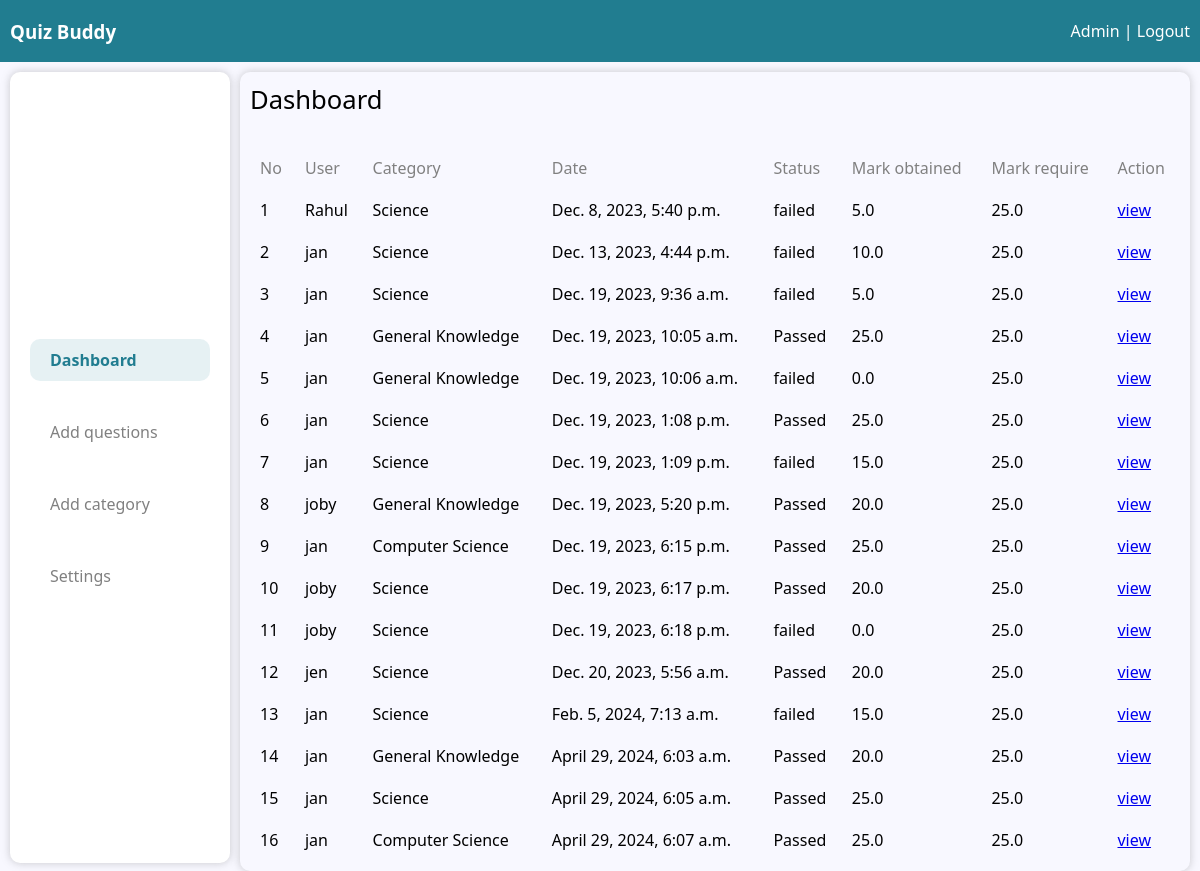
The app's page / (signed in) with its own data.
### startquiz/models.py (models this page shows)
class Result(models.Model):
    id = models.AutoField(primary_key=True)
    user = models.ForeignKey('access.User', on_delete=models.CASCADE)
    status = models.IntegerField(default=None, blank=True, null=True)
    total_mark = models.FloatField(default=None, blank=True, null=True)
    category = models.ForeignKey('dashboard.Category', on_delete=models.CASCADE)
    date = models.DateTimeField(default=None)
    class Meta:
        db_table = 'result'

### dashboard/views.py (the view, shortened to what this page needs)
# urls.py: path('', Dashboard.as_view(), name="dashboard"),
class Dashboard(View):
    def get(self, request, result_id = None):
        user_id = login(request)
        if not user_id:
            return redirect('/auth/login')
        user = User.objects.filter(id = user_id).first()
        if user is None:
            return redirect('/auth/login')
        context = {
            'username' : user.username,
            'user_type' : user.user_type
        }
        conf = Setting.objects.first()
        if result_id is None:
            if user.user_type == 'user':
                all_res = Result.objects.filter(user = user_id).all().values('id', 'user__username', 'status', 'total_mark', 'category__category_name', 'date')
            else:
                all_res = Result.objects.all().values('id', 'user__username', 'status', 'total_mark', 'category__category_name', 'date')
            context['all_result'] =  all_res
            for i in all_res:
                i['max_mark'] = conf.mark_per_questions * conf.max_questions
        return render(request, 'dashboard/dashboard.html', context=context)

### access/views.py (called while the page is built)
def login(request):
    try:
        user_id = request.session['user_id']
        return user_id
    except:
        return False

### dashboard/templates/dashboard/dashboard.html (shortened to what this page needs)
<!DOCTYPE>
<html>
    <head>
        <link rel="stylesheet" href="/static/css/base.css">
        <link rel="stylesheet" href="/static/css/dashboard/dashboard.css">
    </head>
    <body>
        <header class="app-header">
            <h3>Quiz Buddy</h3>
            <section class="hyper-link">
                {% if user_type == 'user' %}
                {{ username }} |
                {% else %}
                Admin |
                {% endif %}
                <a href="/auth/logout">Logout</a>
            </section>
        </header>
        <main>
            <aside>
                <a href="/"> <article id="nav-bashboard">Dashboard</article> </a>
                <a href="/question"> <article id="nav-question">Add questions</article> </a>
                {% if user_type == 'user' %}
                <a href="/quiz"> <article id="nav-quiz">Start quiz</article> </a>
                {% else %}
                <a href="/category"> <article id="nav-category">Add category</article> </a>
                <a href="/settings"> <article id="nav-settings">Settings</article> </a>
                {% endif %}
            </aside>
            <div class="main-div">
                {% block admin %}
                  <div class="main-container">
                    <header class="page-header">Dashboard</header>
                    {% if all_result %}
                    <table border="0" cellpadding="10", cellspacing="0" class="result-table">
                        <tr>
                            <th>No</th>
                            {% if user_type == 'admin' %}
                            <th>User</th>
                            {% endif %}
                            <th>Category</th>
                            <th>Date</th>
                            <th>Status</th>
                            <th>Mark obtained</th>
                            <th>Mark require</th>
                            <th>Action</th>
                        </tr>
                        {% for res in all_result %}
                        <tr>
                            <td>{{ forloop.counter }}</td>
                            {% if user_type == 'admin' %}
                            <td>{{ res.user__username }}</td>
                            {% endif %}
                            <td>{{ res.category__category_name }}</td>
                            <td>{{ res.date }}</td>
                            <td>
                                {% if res.status == 0 %}
                                failed
                                {% else %}
                                Passed
                                {% endif %}
                            </td>
                            <td>{{ res.total_mark }}</td>
                            <td>{{ res.max_mark }}</td>
                            <td>
                                <a href="/result/{{ res.id }}">view</a>
                            </td>
                        </tr>
                        {% endfor %}
                    </table>
                    {% endif %}
                  </div>
                {% endblock admin %}
            </div>
        </main>
    </body>
</html>

### static/css/base.css (style rules this page uses)
html { font-family: system-ui, -apple-system, BlinkMacSystemFont, 'Segoe UI', Roboto, Oxygen, Ubuntu, Cantarell, 'Open Sans', 'Helvetica Neue', sans-serif; padding: 0; margin: 0; }
body { margin: 0; background-color: ghostwhite; user-select: none; scroll-behavior: smooth; }
:root { --primary-color: rgb(33, 125, 144) ; }
.app-header { display: flex; align-items: center; justify-content: space-between; background-color: var(--primary-color); padding: 0 10px; color: white; }
.selected-nav { color: var(--primary-color); font-weight: bold; background-color: rgba(33, 126, 144, 0.11); }

### static/css/dashboard/dashboard.css (style rules this page uses)
.hyper-link a { color: white; text-decoration: none; }
main { display: flex; padding: 10px; height: calc(100% - 80px); }
aside { width: fit-content; background-color: white; box-shadow: 0px 0px 8px 0px rgba(128, 128, 128, 0.411); min-height: calc(100% - 40px); border-radius: 10px; padding: 20px; display: flex; flex-direction: column; justify-content: center; }
aside a { color: grey; text-decoration: none; }
aside article { border-radius: 10px; width: 140px; padding: 10px 20px; margin: 15px 0; }
.main-div { margin-left: 10px; border-radius: 10px; box-shadow: 0px 0px 8px 0px rgba(128, 128, 128, 0.411); width: 100%; min-height: 100%; height: fit-content; }
.main-container { padding: 10px; }
.page-header { font-size: 1.6em; display: flex; margin-bottom: 30px; justify-content: space-between; }
.result-table { width: 100%; }
.result-table th { text-align: start; color: grey; font-weight: normal; }

### records on screen
Result: user__username "Rahul", category__category_name "Science", date "Dec. 8, 2023, 5:40 p.m.", status "failed", total_mark "5.0", max_mark "25.0"
Result: user__username "jan", category__category_name "Science", date "Dec. 13, 2023, 4:44 p.m.", status "failed", total_mark "10.0", max_mark "25.0"
Result: user__username "jan", category__category_name "Science", date "Dec. 19, 2023, 9:36 a.m.", status "failed", total_mark "5.0", max_mark "25.0"
Result: user__username "jan", category__category_name "General Knowledge", date "Dec. 19, 2023, 10:05 a.m.", status "Passed", total_mark "25.0", max_mark "25.0"
Result: user__username "jan", category__category_name "General Knowledge", date "Dec. 19, 2023, 10:06 a.m.", status "failed", total_mark "0.0", max_mark "25.0"
Result: user__username "jan", category__category_name "Science", date "Dec. 19, 2023, 1:08 p.m.", status "Passed", total_mark "25.0", max_mark "25.0"
Result: user__username "jan", category__category_name "Science", date "Dec. 19, 2023, 1:09 p.m.", status "failed", total_mark "15.0", max_mark "25.0"
Result: user__username "joby", category__category_name "General Knowledge", date "Dec. 19, 2023, 5:20 p.m.", status "Passed", total_mark "20.0", max_mark "25.0"
Result: user__username "jan", category__category_name "Computer Science", date "Dec. 19, 2023, 6:15 p.m.", status "Passed", total_mark "25.0", max_mark "25.0"
Result: user__username "joby", category__category_name "Science", date "Dec. 19, 2023, 6:17 p.m.", status "Passed", total_mark "20.0", max_mark "25.0"
Result: user__username "joby", category__category_name "Science", date "Dec. 19, 2023, 6:18 p.m.", status "failed", total_mark "0.0", max_mark "25.0"
Result: user__username "jen", category__category_name "Science", date "Dec. 20, 2023, 5:56 a.m.", status "Passed", total_mark "20.0", max_mark "25.0"
Result: user__username "jan", category__category_name "Science", date "Feb. 5, 2024, 7:13 a.m.", status "failed", total_mark "15.0", max_mark "25.0"
Result: user__username "jan", category__category_name "General Knowledge", date "April 29, 2024, 6:03 a.m.", status "Passed", total_mark "20.0", max_mark "25.0"
Result: user__username "jan", category__category_name "Science", date "April 29, 2024, 6:05 a.m.", status "Passed", total_mark "25.0", max_mark "25.0"
Result: user__username "jan", category__category_name "Computer Science", date "April 29, 2024, 6:07 a.m.", status "Passed", total_mark "25.0", max_mark "25.0"
